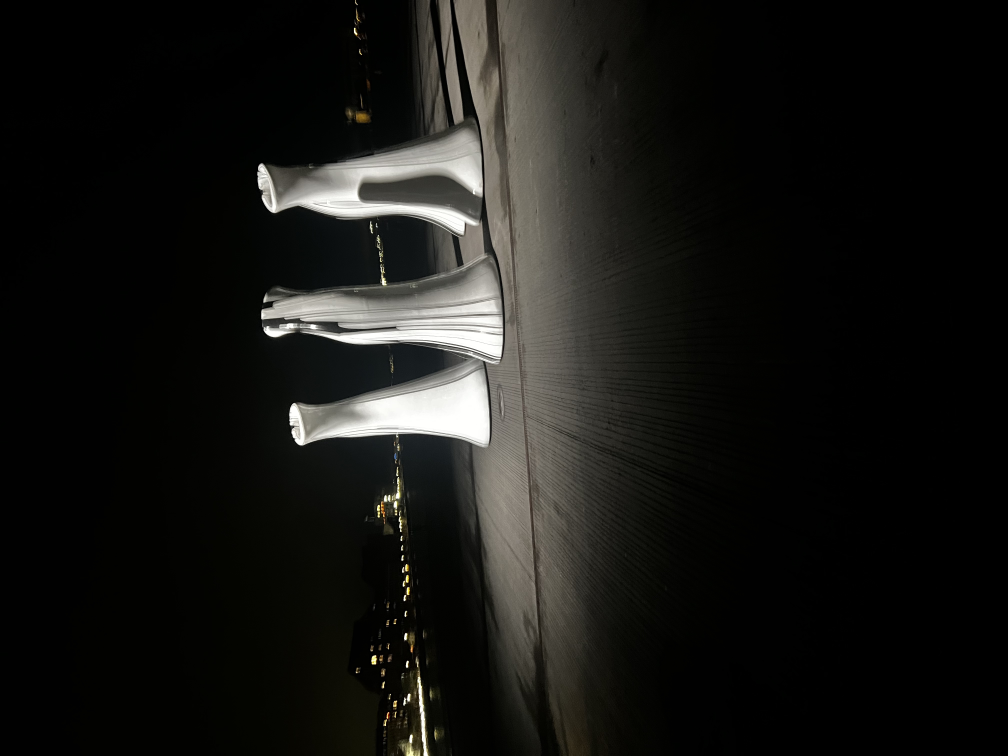
#> input picture exercises/ex1-IntroductionToImageAnalysis/data/Denmark.jpg, 4032 x 3024 px, given in place of vertebra.png, which was not available (shown at 1/4 size)
$ jupyter execute Untitled.ipynb
#> lines starting #> are read from the running program, lines starting #| are printed output that depends on the picture; after the words box and inside, x2 and y2 are one past the last pixel; in counts of white or black regions, pixels touching at a corner belong together; pictures that were not available may be replaced by others from this repository, and a replacement may not be noted
[cell 1]
from skimage import color, io, measure, img_as_ubyte
from skimage.measure import profile_line
from skimage.transform import rescale, resize
import matplotlib.pyplot as plt
import numpy as np
import pydicom as dicom
import cv2
from skimage.util import img_as_float
from skimage.util import img_as_ubyte

[cell 2]
def histogram_stretch(img_in):
    """
    Stretches the histogram of an image
    :param img_in: Input image
    :return: Image, where the histogram is stretched so the min values is 0 and the maximum value 255
    """
    # img_as_float will divide all pixel values with 255.0
    img_float = img_as_float(img_in)
    min_val = img_float.min()
    max_val = img_float.max()
    min_desired = 0.0
    max_desired = 1.0
    raw = np.asarray(img_float)
    factor= (max_desired-min_desired)/(max_val-min_val)
    img_out = (img_float-min_val)*factor+min_desired


    # img_as_ubyte will multiply all pixel values with 255.0 before converting to unsigned byte
    return img_as_ubyte(img_out)
def gamma_map(img_in, gamma):
    img_float = img_as_float(img_in)
    img_out = np.power(img_float,gamma)
    return img_as_ubyte(img_out)
def threshold_image(img_in, thres):
    """
    Apply a threshold in an image and return the resulting image
    :param img_in: Input image
    :param thres: The treshold value in the range [0, 255]
    :return: Resulting image (unsigned byte) where background is 0 and foreground is 255
    """
    mask = im_org > thres
    return(mask)
def sign_threshold(img_org):
    """
    Apply a threshold for  DTUSigns2.jpg (a color image) and return the resulting image
    :param img_in: Input image
    :param thres: char of what color you want filtered 'r' or 'b'
    :return: Resulting image (color) where background
    """
    r_comp = im_org[:, :, 0]
    g_comp = im_org[:, :, 1]
    b_comp = im_org[:, :, 2]
    segm_blue = (r_comp < 10) & (g_comp > 85) & (g_comp < 105) & \
                (b_comp > 180) & (b_comp < 200)
    return segm_blue

[cell 3]
in_dir = "/Users/jordan/Documents/GitHub/DTUImageAnalysis/exercises/ex3-PixelwiseOperations/data/"
im_name = "vertebra.png"
im_org = io.imread(in_dir + im_name)
#> im_org is the input picture: shape (3024, 4032, 3); mean R, G, B 23.1, 22.9, 20.4
#show img
io.imshow(im_org)
io.show()
#histogram
h=plt.hist(im_org.ravel(), bins=256)
plt.title('Image histogram')
io.show()
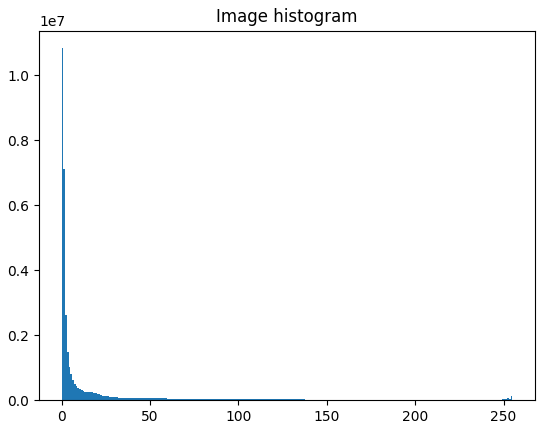
#> figure drawn by matplotlib, 1 panel; tallest bar 10835070 high, from x = 0 to 0.996
#Do Grayscaling
raw = np.asarray(im_org)
maximum = np.max(raw)
#> maximum = 255
minimum = np.min(raw)
#> minimum = 0
io.imshow(im_org, vmin=minimum, vmax=maximum)
plt.title('(with gray level scaling)')
io.show()
#histogram of grayscaled img
h=plt.hist(im_org.ravel(), bins=256)
plt.title('Image histogram(w/ gray level scaling)')
io.show()
#> figure, not shown here; tallest bar 10835070 high, from x = 0 to 0.996
#Print byte max and min
print(f"Max in byte: {maximum}")
#| Max in byte: 255
print(f"Min in byte: {minimum}")
#| Min in byte: 0
#convert to float and show min and max
im_float = img_as_float(im_org)
raw_float = np.asarray(im_float)
maximum_fl = np.max(raw_float)
#> maximum_fl = 1
minimum_fl = np.min(raw_float)
#> minimum_fl = 0
print(f"Max in float: {maximum_fl}")
#| Max in float: 1.0
print(f"Min in float: {minimum_fl}")
#| Min in float: 0.0
#same thing in ubyte
im_ubyte = img_as_ubyte(im_float)
raw_ub = np.asarray(im_ubyte)
maximum_ub = np.max(raw_ub)
#> maximum_ub = 255
minimum_ub = np.min(raw_ub)
#> minimum_ub = 0
print(f"Max in ub: {maximum_ub}")
#| Max in ub: 255
print(f"Min in ub: {minimum_ub}")
#| Min in ub: 0

[cell 4]
stretch_img= histogram_stretch(im_org)
#> in histogram_stretch, `max_val = img_float.max()`: max_val = 1
#show img
io.imshow(stretch_img)
io.show()
#histogram
h=plt.hist(stretch_img.ravel(), bins=256)
plt.title('Image histogram')
io.show()

[cell 5]
#Try gamma func
gamma_img= gamma_map(im_org,.6)
#show img
io.imshow(gamma_img)
io.show()
#histogram
h=plt.hist(gamma_img.ravel(), bins=256)
plt.title('Image histogram')
io.show()
#> figure, not shown here; tallest bar 10835070 high, from x = 0 to 0.996
#Try gamma func
gamma_img= gamma_map(im_org,2)
#show img
io.imshow(gamma_img)
io.show()
#histogram
h=plt.hist(gamma_img.ravel(), bins=256)
plt.title('Image histogram')
io.show()
#> figure, not shown here; tallest bar 26510617 high, from x = 0 to 0.996

[cell 6]
#test threshold
thresh_img= threshold_image(im_org,200)
#> in threshold_image, `mask = im_org > thres`:
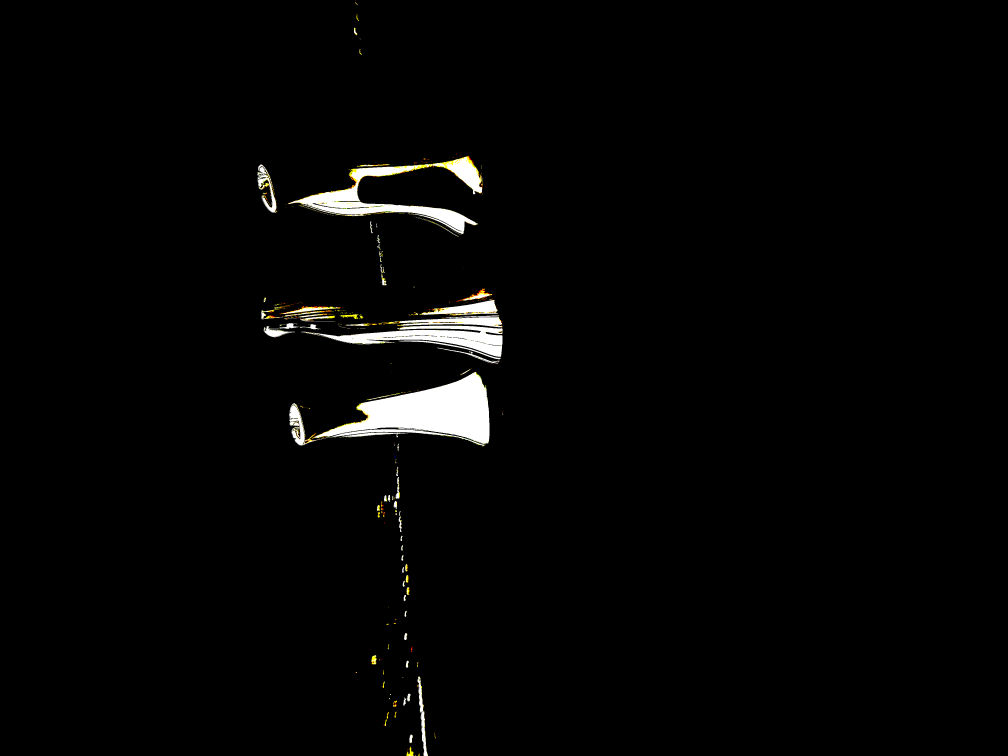
#> mask: shape (3024, 4032, 3) bool (shown at 1/4 size); mean R, G, B 0.0214, 0.0211, 0.0195
#show img
io.imshow(thresh_img)
io.show()

#otsu threshold
from skimage.filters import threshold_otsu
thresh_otsu = threshold_otsu(im_org)
#> thresh_otsu = 73
thresh_otsu_img= threshold_image(im_org,thresh_otsu)
#show img
io.imshow(thresh_otsu_img)
io.show()

[cell 7]
#try otsu with dark backgroumg img
im_name = "dark_background.png"
im_color = io.imread(in_dir + im_name)
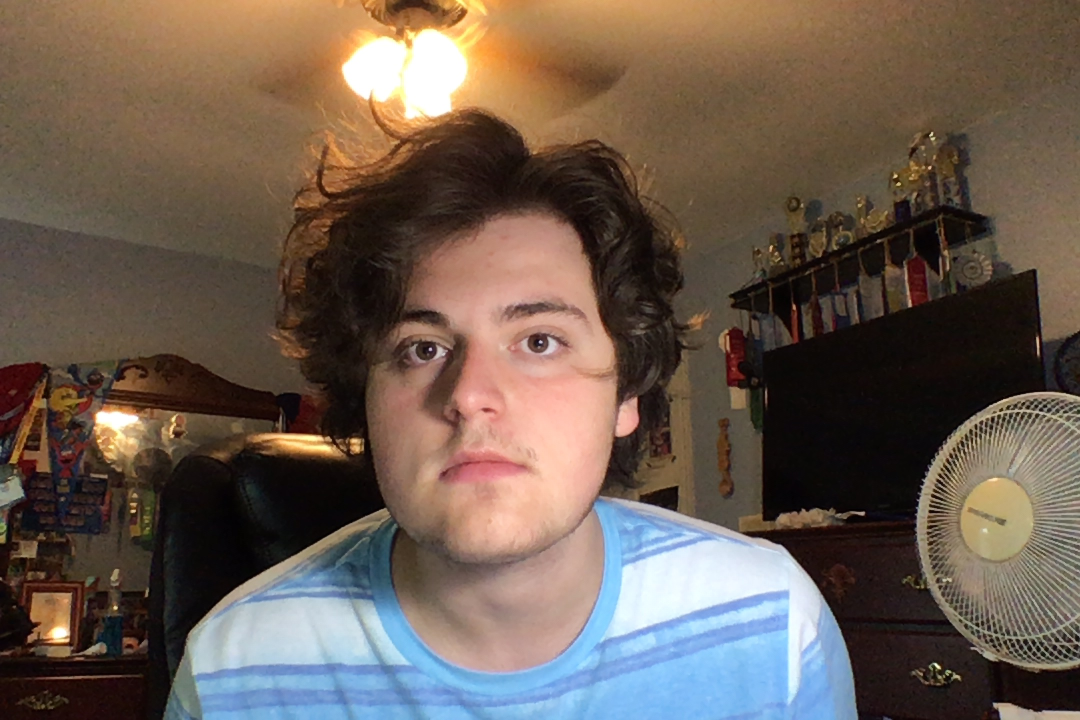
#> input picture exercises/ex1-IntroductionToImageAnalysis/data/HACC ID.jpg, 2160 x 1440 px, given in place of dark_background.png, which was not available (shown at 1/2 size)
#> im_color is the input picture: shape (1440, 2160, 3); mean R, G, B 107.9, 92.4, 81.1
im_gray = color.rgb2gray(im_color)
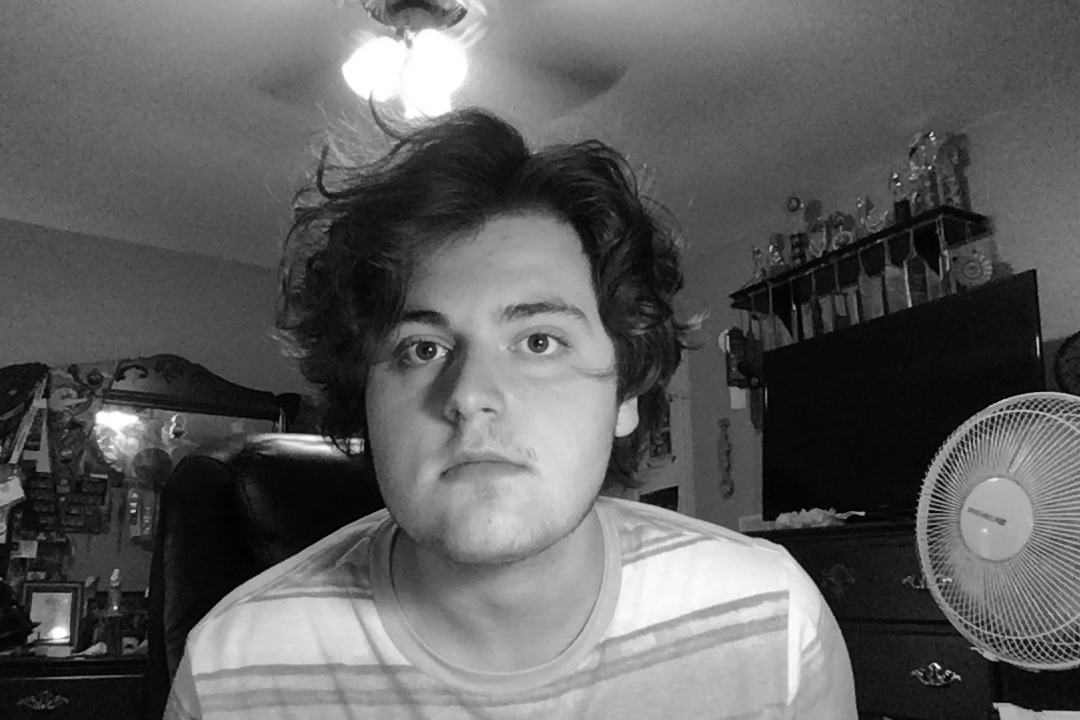
#> im_gray: shape (1440, 2160) float64 (shown at 1/2 size); min 0.000565, max 1, mean 0.372
im_org = img_as_ubyte(im_gray)
#> im_org: shape (1440, 2160)
#show img
io.imshow(im_org)
io.show()
#otsu threshold
thresh_otsu = threshold_otsu(im_org)
#> thresh_otsu = 109
thresh_otsu_img= threshold_image(im_org,thresh_otsu)
#> call 3 of threshold_image, with thres = 109
#> in threshold_image (call 3), `mask = im_org > thres`:
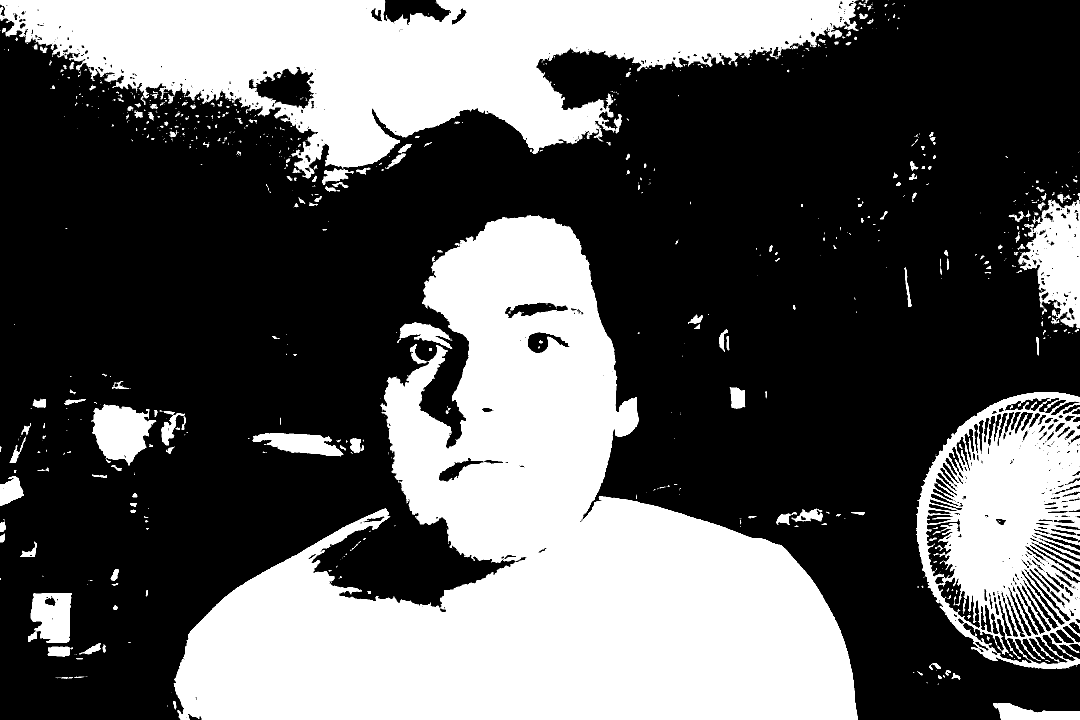
#> mask: shape (1440, 2160) bool (shown at 1/2 size); 36.3% white; 731 white regions (485 under 20 px), largest, box (x1, y1, x2, y2) and area: (347, 430, 1716, 1440) 648369, (0, 0, 1717, 357) 298010, (1832, 784, 2160, 1338) 108291
#show img
io.imshow(thresh_otsu_img)
io.show()

[cell 8]
#sign identification:))
im_name = "DTUSigns2.jpg"
im_org = io.imread(in_dir + im_name)
#show img
io.imshow(im_org)
io.show()
#filter and show
img_blue = sign_threshold(im_org)
#> in sign_threshold, `b_comp = im_org[:, :, 2]`:
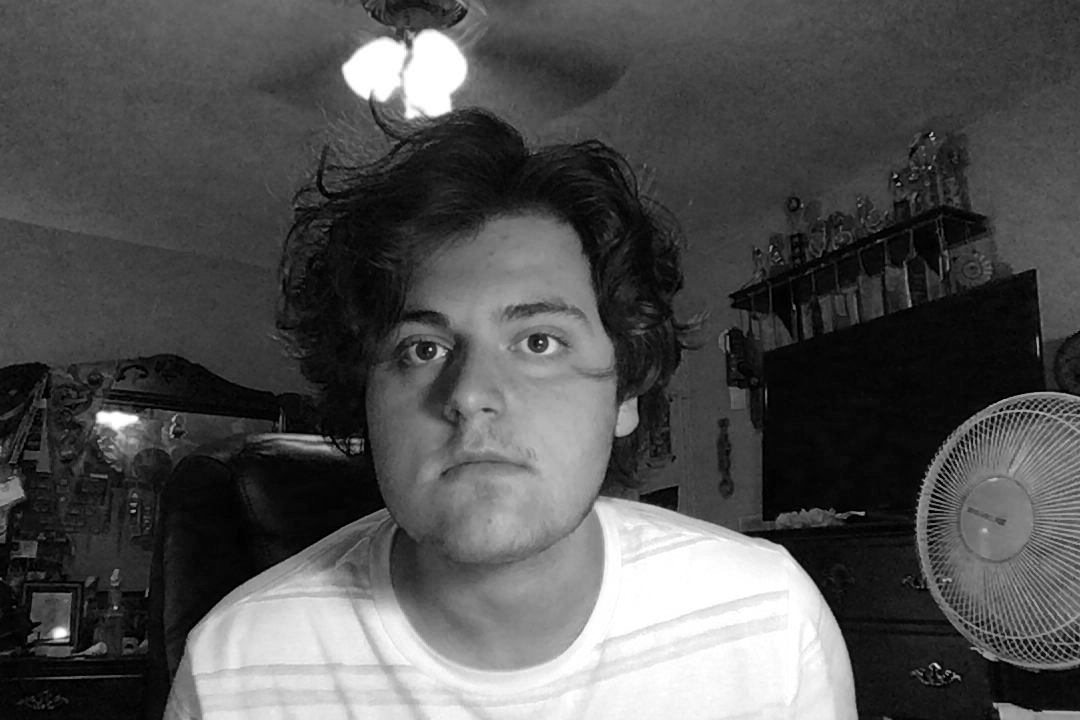
#> b_comp: shape (1440, 2160) (shown at 1/2 size); min 0, max 255, mean 81.1
#> in sign_threshold, `segm_blue = (r_comp < 10) & (g_comp > 85) & (g_comp < 105) & \ (b_comp..`: segm_blue: shape (1440, 2160) bool; every value is 0
